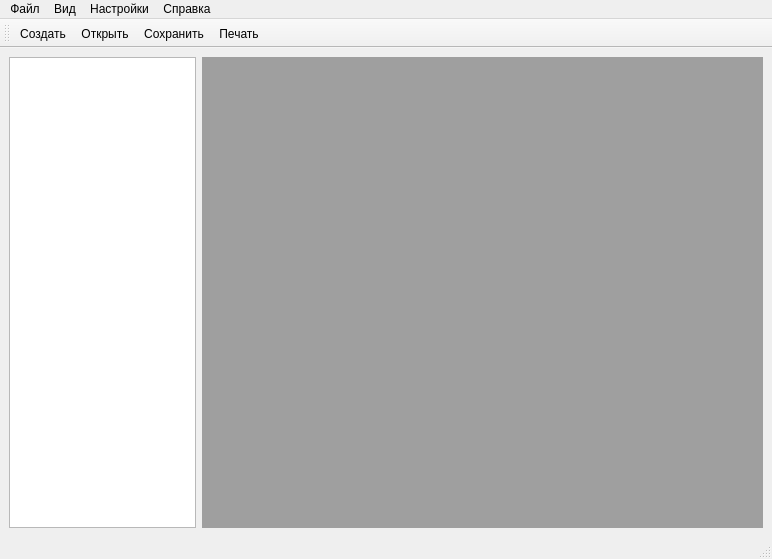
<?xml version="1.0" encoding="UTF-8"?>
<ui version="4.0">
 <class>MainWindow</class>
 <widget class="QMainWindow" name="MainWindow">
  <property name="geometry">
   <rect>
    <x>0</x>
    <y>0</y>
    <width>772</width>
    <height>559</height>
   </rect>
  </property>
  <property name="windowTitle">
   <string>MainWindow</string>
  </property>
  <widget class="QWidget" name="centralwidget">
   <layout class="QHBoxLayout" name="horizontalLayout" stretch="1,3">
    <item>
     <widget class="QTreeView" name="treeFileView"/>
    </item>
    <item>
     <widget class="QMdiArea" name="mdiArea"/>
    </item>
   </layout>
  </widget>
  <widget class="QMenuBar" name="menubar">
   <property name="geometry">
    <rect>
     <x>0</x>
     <y>0</y>
     <width>772</width>
     <height>21</height>
    </rect>
   </property>
   <widget class="QMenu" name="file">
    <property name="title">
     <string>Файл</string>
    </property>
    <addaction name="create"/>
    <addaction name="open"/>
    <addaction name="openReadOnly"/>
    <addaction name="save"/>
    <addaction name="print"/>
    <addaction name="separator"/>
    <addaction name="exit"/>
   </widget>
   <widget class="QMenu" name="options">
    <property name="title">
     <string>Настройки</string>
    </property>
    <widget class="QMenu" name="control">
     <property name="title">
      <string>Управление</string>
     </property>
     <addaction name="buttons"/>
    </widget>
    <widget class="QMenu" name="language">
     <property name="title">
      <string>Язык</string>
     </property>
     <addaction name="russian"/>
     <addaction name="english"/>
    </widget>
    <widget class="QMenu" name="theme">
     <property name="title">
      <string>Тема</string>
     </property>
     <addaction name="light"/>
     <addaction name="dark"/>
    </widget>
    <addaction name="control"/>
    <addaction name="language"/>
    <addaction name="theme"/>
   </widget>
   <widget class="QMenu" name="faq">
    <property name="title">
     <string>Справка</string>
    </property>
    <addaction name="aboutProgram"/>
   </widget>
   <widget class="QMenu" name="view">
    <property name="title">
     <string>Вид</string>
    </property>
    <addaction name="treeViewShow"/>
   </widget>
   <addaction name="file"/>
   <addaction name="view"/>
   <addaction name="options"/>
   <addaction name="faq"/>
  </widget>
  <widget class="QStatusBar" name="statusbar"/>
  <widget class="QToolBar" name="toolBar">
   <property name="windowTitle">
    <string>toolBar</string>
   </property>
   <attribute name="toolBarArea">
    <enum>TopToolBarArea</enum>
   </attribute>
   <attribute name="toolBarBreak">
    <bool>false</bool>
   </attribute>
   <addaction name="create"/>
   <addaction name="open"/>
   <addaction name="save"/>
   <addaction name="print"/>
  </widget>
  <action name="open">
   <property name="icon">
    <iconset resource="OtherRes.qrc">
     <normaloff>:/image/png/image/icon/icons8-opened-folder-64.png</normaloff>:/image/png/image/icon/icons8-opened-folder-64.png</iconset>
   </property>
   <property name="text">
    <string>Открыть</string>
   </property>
  </action>
  <action name="openReadOnly">
   <property name="text">
    <string>Открыть для чтения</string>
   </property>
  </action>
  <action name="save">
   <property name="icon">
    <iconset resource="OtherRes.qrc">
     <normaloff>:/image/png/image/icon/icons8-save-64.png</normaloff>:/image/png/image/icon/icons8-save-64.png</iconset>
   </property>
   <property name="text">
    <string>Сохранить</string>
   </property>
  </action>
  <action name="buttons">
   <property name="text">
    <string>Клавиши</string>
   </property>
  </action>
  <action name="russian">
   <property name="text">
    <string>Русский</string>
   </property>
  </action>
  <action name="english">
   <property name="text">
    <string>English</string>
   </property>
  </action>
  <action name="light">
   <property name="text">
    <string>Светлая</string>
   </property>
  </action>
  <action name="dark">
   <property name="text">
    <string>Тёмная</string>
   </property>
  </action>
  <action name="exit">
   <property name="text">
    <string>Выход</string>
   </property>
  </action>
  <action name="create">
   <property name="icon">
    <iconset resource="OtherRes.qrc">
     <normaloff>:/image/png/image/icon/icons8-new-copy-64.png</normaloff>:/image/png/image/icon/icons8-new-copy-64.png</iconset>
   </property>
   <property name="text">
    <string>Создать</string>
   </property>
  </action>
  <action name="aboutProgram">
   <property name="text">
    <string>О программе</string>
   </property>
  </action>
  <action name="treeViewShow">
   <property name="checkable">
    <bool>true</bool>
   </property>
   <property name="text">
    <string>Проводник</string>
   </property>
  </action>
  <action name="print">
   <property name="icon">
    <iconset resource="OtherRes.qrc">
     <normaloff>:/image/png/image/icon/icons8-print-64.png</normaloff>:/image/png/image/icon/icons8-print-64.png</iconset>
   </property>
   <property name="text">
    <string>Печать</string>
   </property>
  </action>
 </widget>
 <resources>
  <include location="OtherRes.qrc"/>
 </resources>
 <connections/>
</ui>
